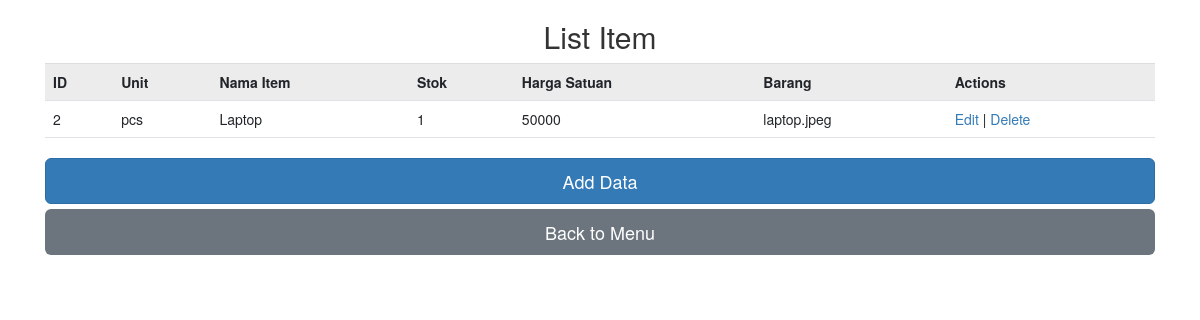
Page /index.php/item on the committed database.
### tables this page shows
CREATE TABLE `item` (
  `id` int(11) NOT NULL,
  `nama_item` varchar(255) NOT NULL,
  `unit` varchar(255) NOT NULL,
  `stok` int(11) NOT NULL,
  `harga_satuan` int(11) NOT NULL,
  `barang` longblob NOT NULL
);

### application/controllers/Item.php (called while the page is built, shortened)
<?php
class Item extends CI_Controller{
    function __construct()
    {
        $this->load->model('Model_item');
    }
    function index()
    {
        $data['item'] = $this->Model_item->get_all_item();
        $data['_view'] = 'item/index';
        $this->load->view('layouts/main',$data);
    }
}

### index.php (called while the page is built, shortened)
<?php
require_once BASEPATH.'core/CodeIgniter.php';

### application/models/Model_item.php (called while the page is built, shortened)
<?php
class Model_item extends CI_Model
{
    function get_all_item()
    {
        $this->db->order_by('id', 'desc');
        return $this->db->get('item')->result_array();
    }
}

### application/views/item/index.php (the view, shortened to what this page needs)
<head>
  <link rel="stylesheet" href="https://maxcdn.bootstrapcdn.com/bootstrap/3.4.1/css/bootstrap.min.css">
</head>
<body>
  <h2 class="text-center">List Item</h2>
  <div class="container">
  <table class="table table-striped">
      <tr>
  		<th>ID</th>
  		<th>Unit</th>
  		<th>Nama Item</th>
  		<th>Stok</th>
  		<th>Harga Satuan</th>
  		<th>Barang</th>
  		<th>Actions</th>
      </tr>
  	<?php foreach($item as $i){ ?>
      <tr>
  		<td><?php echo $i['id']; ?></td>
  		<td><?php echo $i['unit']; ?></td>
  		<td><?php echo $i['nama_item']; ?></td>
  		<td><?php echo $i['stok']; ?></td>
  		<td><?php echo $i['harga_satuan']; ?></td>
  		<td><?php echo $i['barang']; ?></td>
  		<td>
              <a href="<?php echo site_url('item/edit/'.$i['id']); ?>">Edit</a> |
              <a href="<?php echo site_url('item/remove/'.$i['id']); ?>">Delete</a>
          </td>
      </tr>
  	<?php } ?>
  </table>
  <a href="<?php echo site_url('item/add/'); ?>" type="button" class="btn btn-primary btn-lg btn-block">Add Data</a>
  <a href="<?php echo site_url('home/'); ?>" type="button" class="btn btn-secondary btn-lg btn-block">Back to Menu</a>
</div>
</body>

### rows in the picture
item: id "2", unit "pcs", nama_item "Laptop", stok "1", harga_satuan "50000", barang "laptop.jpeg"
